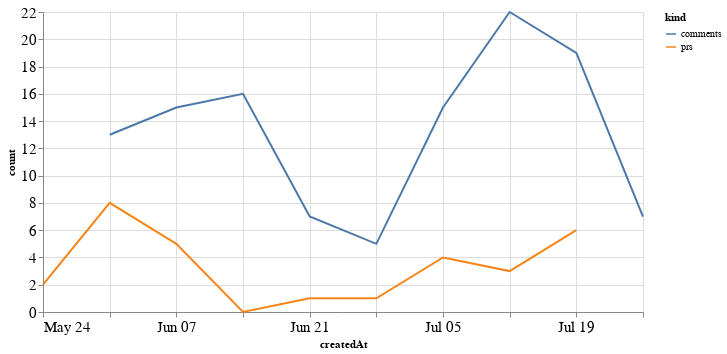

Notebook code for this chart:
### Code cell
alt.Chart(total_time, width=600).mark_line().encode(
    x='createdAt',
    y='count',
    color='kind'
)

### Figure 1 — Vega-Lite specification as saved in the notebook (floating-point values rounded to 4 significant figures)
{"config": {"axisLeft": {"labelFontSize": 15}, "axisBottom": {"labelFontSize": 15}}, "data": {"name": "data-e4f18c758bdc5835d289120f980e0da9"}, "mark": "line", "encoding": {"color": {"type": "nominal", "field": "kind"}, "x": {"type": "temporal", "field": "createdAt"}, "y": {"type": "quantitative", "field": "count"}}, "width": 600, "$schema": "https://vega.github.io/schema/vega-lite/v4.8.1.json", "datasets": {"data-e4f18c758bdc5835d289120f980e0da9": [{"createdAt": "2020-05-24T00:00:00", "kind": "prs", "count": 2.0}, {"createdAt": "2020-05-31T00:00:00", "kind": "prs", "count": 8.0}, {"createdAt": "2020-06-07T00:00:00", "kind": "prs", "count": 5.0}, {"createdAt": "2020-06-14T00:00:00", "kind": "prs", "count": 0.0}, {"createdAt": "2020-06-21T00:00:00", "kind": "prs", "count": 1.0}, {"createdAt": "2020-06-28T00:00:00", "kind": "prs", "count": 1.0}, {"createdAt": "2020-07-05T00:00:00", "kind": "prs", "count": 4.0}, {"createdAt": "2020-07-12T00:00:00", "kind": "prs", "count": 3.0}, {"createdAt": "2020-07-19T00:00:00", "kind": "prs", "count": 6.0}, {"createdAt": "2020-07-26T00:00:00", "kind": "prs", "count": null}, {"createdAt": "2020-05-24T00:00:00", "kind": "comments", "count": null}, {"createdAt": "2020-05-31T00:00:00", "kind": "comments", "count": 13.0}, {"createdAt": "2020-06-07T00:00:00", "kind": "comments", "count": 15.0}, {"createdAt": "2020-06-14T00:00:00", "kind": "comments", "count": 16.0}, {"createdAt": "2020-06-21T00:00:00", "kind": "comments", "count": 7.0}, {"createdAt": "2020-06-28T00:00:00", "kind": "comments", "count": 5.0}, {"createdAt": "2020-07-05T00:00:00", "kind": "comments", "count": 15.0}, {"createdAt": "2020-07-12T00:00:00", "kind": "comments", "count": 22.0}, {"createdAt": "2020-07-19T00:00:00", "kind": "comments", "count": 19.0}, {"createdAt": "2020-07-26T00:00:00", "kind": "comments", "count": 7.0}]}}
